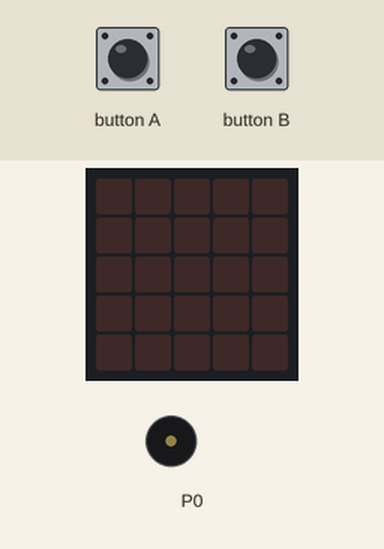
A program run on a simulated BBC micro:bit running MicroPython. Parts: the board's 5×5 LED display, buzzer (waves = sounding). The test bench sets the inputs (shaded band).

Above: at 1.2 s.
1.3 s: button A pressed for 0.15 s
At 1.48 s:
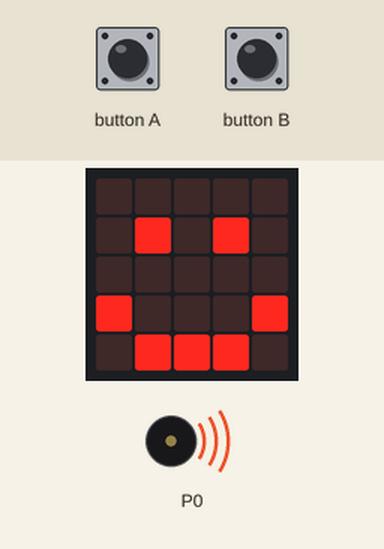
4.3 s: button B pressed for 3.2 s
At 4.48 s:
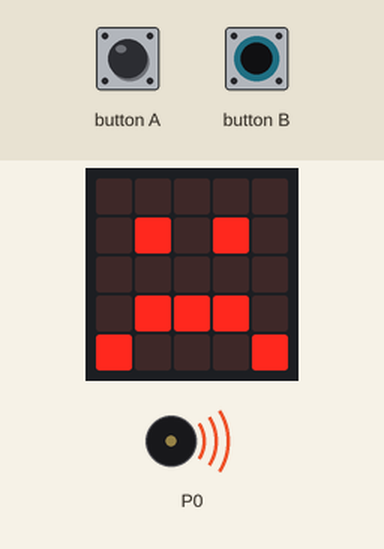
9.0 s: button A pressed for 3.2 s
At 13.5 s:
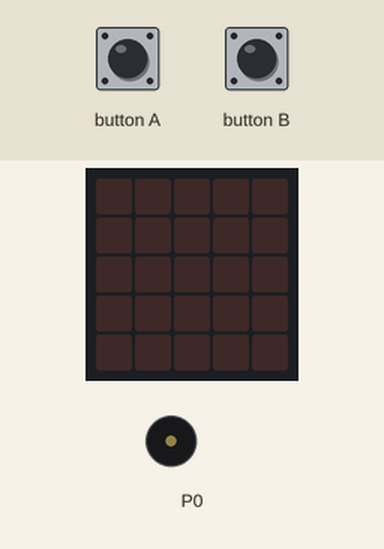
Timing chart, 0 to 15.0 s (numbered marks = the images above; inputs shaded):
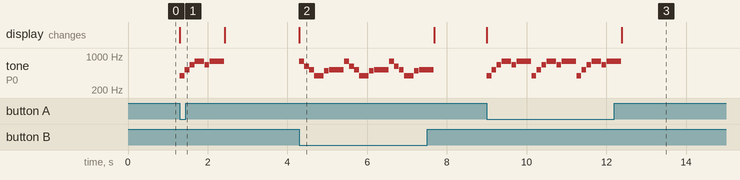

The program:

music2.py
```python
from microbit import *
import music
while True:
    if button_a.is_pressed():
        display.show(Image.HAPPY)
        music.play(music.POWER_UP)
    if button_b.is_pressed():
        display.show(Image.SAD)
        music.play(music.POWER_DOWN)
    display.clear()
```

Measured:
- after the input at 1.3 s, tone on P0: plays 392 Hz for 0.12 s, 523 Hz for 0.12 s, 659 Hz for 0.12 s, 784 Hz for 0.24 s, 659 Hz for 0.12 s, 784 Hz for 0.36 s, starting at once; the display: changes at once (image 1)
- after the input at 4.3 s, tone on P0: silent → 784 Hz at once, then repeats every 1.1 s: silent 0.01 s, 622 Hz 0.12 s, silent 0.01 s, 523 Hz 0.12 s, silent 0.01 s, 392 Hz 0.24 s, silent 0.01 s, 494 Hz 0.12 s, silent 0.01 s, 523 Hz 0.36 s, silent 0.01 s, 784 Hz 0.12 s; the display: changes at once (image 2)
- after the input at 9.0 s, tone on P0: silent → 392 Hz at once, then repeats every 1.1 s: silent 0.01 s, 523 Hz 0.12 s, silent 0.01 s, 659 Hz 0.12 s, silent 0.01 s, 784 Hz 0.24 s, silent 0.01 s, 659 Hz 0.12 s, silent 0.01 s, 784 Hz 0.36 s, silent 0.01 s, 392 Hz 0.12 s, until it stays silent from 12.4 s
